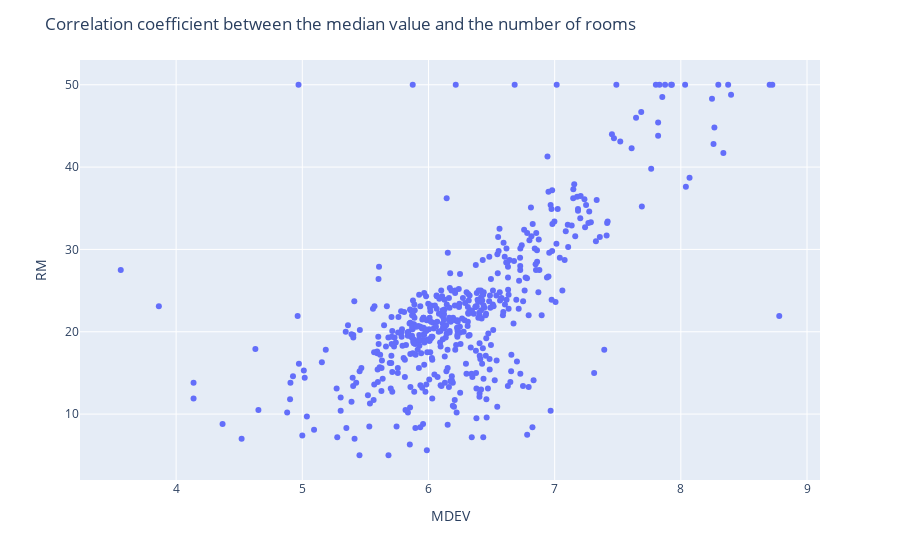

The cell this chart's notebook holds for it:
### Code cell
fig = px.scatter(correlation_df, x=boston_dataframe['RM'], y=boston_dataframe['MDEV'])
fig.update_layout(title='Correlation coefficient between the median value and the number of rooms', xaxis_title='MDEV', yaxis_title='RM')
fig.show()

### Figure 1 — Plotly figure (JSON) as saved in the notebook; plotly's stock layout.template omitted (floating-point values rounded to 4 significant figures; data arrays with more than 128 entries replaced by an {"elided": "..."} marker saying what was removed)
{"data": [{"hovertemplate": "x=%{x}<br>y=%{y}<extra></extra>", "legendgroup": "", "marker": {"color": "#636efa", "symbol": "circle"}, "mode": "markers", "name": "", "orientation": "v", "showlegend": false, "type": "scatter", "x": {"elided": "506 float values"}, "xaxis": "x", "y": {"elided": "506 float values"}, "yaxis": "y"}], "layout": {"autosize": true, "legend": {"tracegroupgap": 0}, "margin": {"t": 60}, "title": {"text": "Correlation coefficient between the median value and the number of rooms"}, "xaxis": {"anchor": "y", "autorange": true, "domain": [0, 1], "range": [3.246, 9.095], "title": {"text": "MDEV"}, "type": "linear"}, "yaxis": {"anchor": "x", "autorange": true, "domain": [0, 1], "range": [1.516, 53.48], "title": {"text": "RM"}, "type": "linear"}}}
